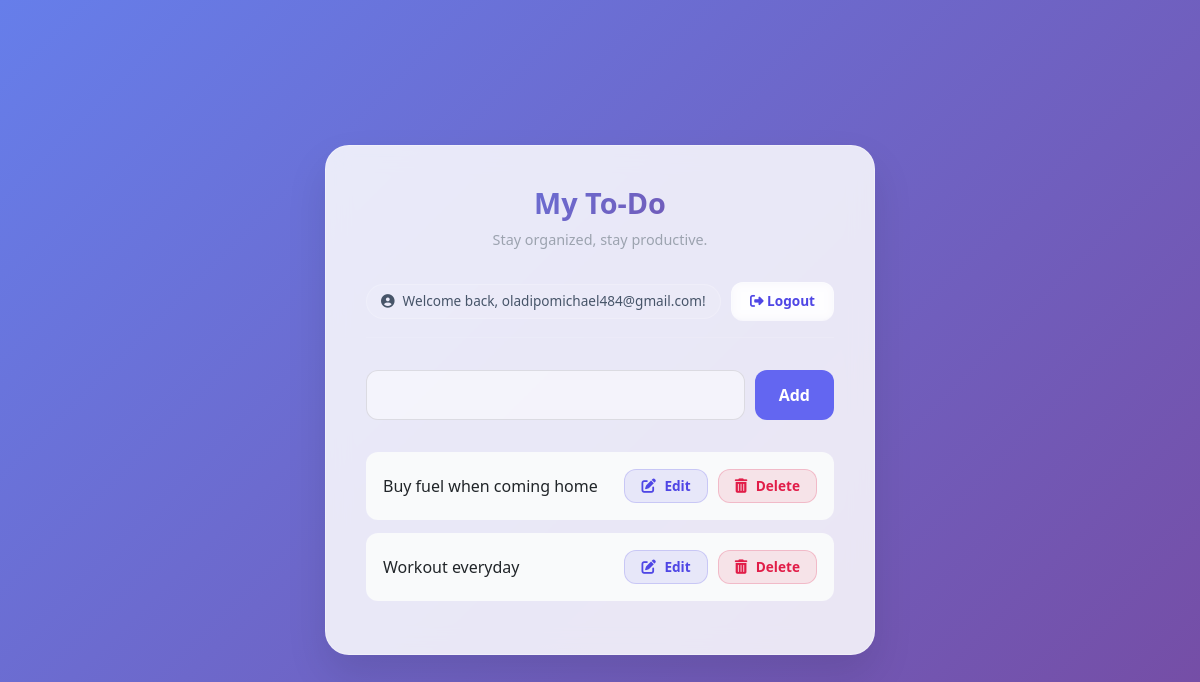
Page / (signed in) on the earlier database version.
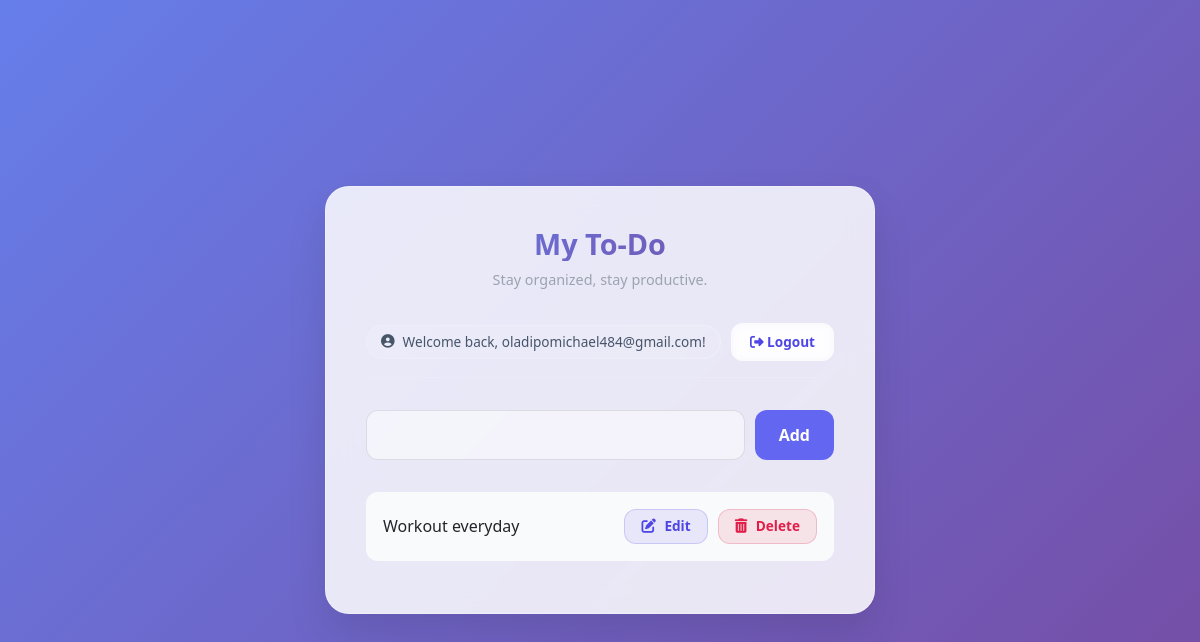
Same page on the later database version.
### tasks/models.py (models this page shows)
class Task(models.Model):
    user = models.ForeignKey(User, on_delete=models.CASCADE, null=True, blank=True)
    title = models.CharField(max_length=200)
    completed = models.BooleanField(default=False)
    created = models.DateTimeField(auto_now_add=True)

### tasks/views.py (the view)
# urls.py: path('', views.list_tasks, name='list'),
@login_required(login_url='login')
def list_tasks(request):
    tasks = Task.objects.filter(user=request.user)
    if request.method == "POST":
        form = TaskForm(request.POST)
        if form.is_valid():
            instance = form.save(commit=False)
            instance.user = request.user
            instance.save()
            return redirect('list')
    else:
        form = TaskForm()
    context = {'tasks': tasks, 'form': form}
    return render(request, 'tasks/list.html', context)

### tasks/forms.py
class TaskForm(forms.ModelForm):
    forms.CharField(widget= forms.TextInput(attrs= {
        'class': 'form-control',
        'placeholder': 'Add new task',
    }))
    class Meta:
        model = Task
        fields = ['title', 'completed']

### tasks/templates/tasks/list.html (shortened to what this page needs)
{% extends 'tasks/main.html' %}
{% block content %}
<div class="todo-card">
    <div class="header-section">
        <h1>My To-Do</h1>
        <p class="subtitle">Stay organized, stay productive.</p>
    </div>
    <div class="auth-nav">
        {% if request.user.is_authenticated %}
            <div class="user-pill">
                <i class="fa-solid fa-user-circle"></i>
                <span>Welcome back, {{ request.user.username }}!</span>
            </div>
            <a href="{% url 'logout' %}" class="btn-auth-glass">
                <i class="fa-solid fa-right-from-bracket"></i> Logout
            </a>
        {% else %}
            <div class="auth-group">
                <a href="{% url 'login' %}" class="btn-auth-glass">Login</a>
                <a href="{% url 'register' %}" class="btn-auth-solid">Register</a>
            </div>
        {% endif %}
    </div> <form method="POST" class="add-task-form">
        {{ form.title }}
        <button type="submit" class="btn-submit">Add</button>
    </form>
    <div class="task-list">
        {% for task in tasks %}
        <div class="task-item">
            <span class="task-text {% if task.completed %}completed{% endif %}">
                {{ task.title }}
            </span>
            <div class="actions">
                <a href="{% url 'update_task' task.id %}" class="btn-edit">
                    <i class="fa-solid fa-pen-to-square"></i> Edit
                </a>
                <a href="{% url 'delete' task.id %}" class="btn-delete">
                    <i class="fa-solid fa-trash-can"></i> Delete
                </a>
            </div>
        </div>
        {% endfor %}
    </div>
</div>
{% endblock %}

### tasks/templates/tasks/main.html (shortened to what this page needs)
{% load static %}
<!DOCTYPE html>
<html lang="en">
<head>
    <link href="https://cdn.jsdelivr.net/npm/bootstrap@5.3.0/dist/css/bootstrap.min.css" rel="stylesheet">
    <link rel="stylesheet" href="https://cdnjs.cloudflare.com/ajax/libs/font-awesome/6.5.1/css/all.min.css">
    <link rel="stylesheet" type="text/css" href="{% static 'style.css' %}">
</head>
<body>
    <div class="container py-5">
        {% block content %}
        {% endblock %}
    </div>
</body>
</html>

### tasks/static/style.css (style rules this page uses)
:root { --primary: #6366f1; --primary-dark: #4f46e5; --bg-gradient: linear-gradient(135deg, #667eea 0%, #764ba2 100%); --white: #ffffff; --gray-50: #f9fafb; --gray-100: #f3f4f6; --gray-400: #9ca3af; --gray-700: #374151; --danger: #ef4444; --shadow-soft: 0 10px 25px -5px rgba(0, 0, 0, 0.1), 0 8px 10px -6px rgba(0, 0, 0, 0.1); --shadow-hover: 0 20px 25px -5px rgba(0, 0, 0, 0.15); --radius-lg: 24px; --radius-md: 12px; --transition: all 0.3s cubic-bezier(0.4, 0, 0.2, 1); }
* { margin: 0; padding: 0; box-sizing: border-box; }
body { background: linear-gradient(135deg, #667eea 0%, #764ba2 100%); min-height: 100vh; display: flex; align-items: center; justify-content: center; }
.container { width: 100%; max-width: 600px; }
.todo-card { background: rgba(255, 255, 255, 0.85); backdrop-filter: blur(12px); -webkit-backdrop-filter: blur(12px); padding: 2.5rem; border-radius: 24px; box-shadow: 0 20px 40px rgba(0, 0, 0, 0.1); border: 1px solid rgba(255, 255, 255, 0.3); width: 100%; max-width: 550px; margin: 2rem auto; }
h1 { font-weight: 800; font-size: 1.8rem; margin-bottom: 0.5rem; text-align: center; background: var(--bg-gradient); -webkit-background-clip: text; background-clip: text; -webkit-text-fill-color: transparent; }
.subtitle { color: var(--gray-400); text-align: center; font-size: 0.9rem; margin-bottom: 2rem; }
input[type="text"] { width: 100%; padding: 0.8rem 1rem; border: 2px solid var(--gray-100); border-radius: var(--radius-md); outline: none; transition: var(--transition); }
.btn-submit { background: var(--primary); color: white; border: none; padding: 0.8rem 1.5rem; border-radius: var(--radius-md); font-weight: 600; cursor: pointer; transition: var(--transition); }
.task-item { display: flex; align-items: center; justify-content: space-between; padding: 1rem; margin-bottom: 0.8rem; background: var(--gray-50); border-radius: var(--radius-md); transition: var(--transition); border: 1px solid transparent; }
.actions { display: flex; gap: 10px; }
.btn-edit, .btn-delete { padding: 6px 16px; border-radius: 12px; font-size: 0.85rem; font-weight: 600; text-decoration: none; transition: all 0.3s ease; border: 1.5px solid transparent; }
.btn-edit { color: #4f46e5; background: rgba(79, 70, 229, 0.1); border-color: rgba(79, 70, 229, 0.2); }
.btn-delete { color: #e11d48; background: rgba(225, 29, 72, 0.1); border-color: rgba(225, 29, 72, 0.2); }
.actions a i { margin-right: 5px; font-size: 0.9rem; }
.auth-nav { display: flex; justify-content: space-between; align-items: center; margin-bottom: 2rem; padding-bottom: 1rem; border-bottom: 1px solid rgba(255, 255, 255, 0.1); }
.user-pill { background: rgba(255, 255, 255, 0.1); padding: 6px 14px; border-radius: 50px; display: flex; align-items: center; gap: 8px; font-size: 0.85rem; color: #475569; border: 1px solid rgba(255, 255, 255, 0.2); }
.btn-auth-glass { text-decoration: none; color: #4f46e5; font-weight: 600; font-size: 0.85rem; padding: 8px 18px; border-radius: 12px; background: rgba(255, 255, 255, 0.5); backdrop-filter: blur(4px); border: 1px solid rgba(255, 255, 255, 0.3); transition: all 0.3s ease; }
.add-task-form { display: flex; gap: 10px; margin-bottom: 2rem; }
.add-task-form input { flex: 1; padding: 12px 16px; border-radius: 12px; border: 1px solid rgba(0, 0, 0, 0.1); background: rgba(255, 255, 255, 0.5); outline: none; transition: all 0.3s ease; }

Differences in the rows shown:
removed Task: title "Buy fuel when coming home"
